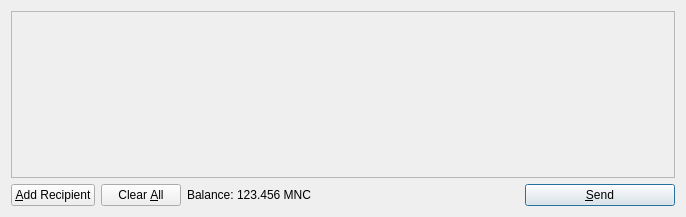
<?xml version="1.0" encoding="UTF-8"?>
<ui version="4.0">
 <class>SendCoinsDialog</class>
 <widget class="QDialog" name="SendCoinsDialog">
  <property name="geometry">
   <rect>
    <x>0</x>
    <y>0</y>
    <width>686</width>
    <height>217</height>
   </rect>
  </property>
  <property name="windowTitle">
   <string>Send Coins</string>
  </property>
  <layout class="QVBoxLayout" name="verticalLayout">
   <item>
    <widget class="QScrollArea" name="scrollArea">
     <property name="widgetResizable">
      <bool>true</bool>
     </property>
     <widget class="QWidget" name="scrollAreaWidgetContents">
      <property name="geometry">
       <rect>
        <x>0</x>
        <y>0</y>
        <width>666</width>
        <height>165</height>
       </rect>
      </property>
      <layout class="QVBoxLayout" name="verticalLayout_2">
       <property name="margin">
        <number>0</number>
       </property>
       <item>
        <layout class="QVBoxLayout" name="entries">
         <property name="spacing">
          <number>6</number>
         </property>
        </layout>
       </item>
       <item>
        <spacer name="verticalSpacer">
         <property name="orientation">
          <enum>Qt::Vertical</enum>
         </property>
         <property name="sizeHint" stdset="0">
          <size>
           <width>20</width>
           <height>40</height>
          </size>
         </property>
        </spacer>
       </item>
      </layout>
     </widget>
    </widget>
   </item>
   <item>
    <layout class="QHBoxLayout" name="horizontalLayout">
     <item>
      <widget class="QPushButton" name="addButton">
       <property name="toolTip">
        <string>Send to multiple recipients at once</string>
       </property>
       <property name="text">
        <string>&amp;Add Recipient</string>
       </property>
       <property name="icon">
        <iconset resource="../bitcoin.qrc">
         <normaloff>:/icons/add</normaloff>:/icons/add</iconset>
       </property>
       <property name="autoDefault">
        <bool>false</bool>
       </property>
      </widget>
     </item>
     <item>
      <widget class="QPushButton" name="clearButton">
       <property name="sizePolicy">
        <sizepolicy hsizetype="Minimum" vsizetype="Fixed">
         <horstretch>0</horstretch>
         <verstretch>0</verstretch>
        </sizepolicy>
       </property>
       <property name="toolTip">
        <string>Remove all transaction fields</string>
       </property>
       <property name="text">
        <string>Clear &amp;All</string>
       </property>
       <property name="icon">
        <iconset resource="../bitcoin.qrc">
         <normaloff>:/icons/remove</normaloff>:/icons/remove</iconset>
       </property>
       <property name="autoRepeatDelay">
        <number>300</number>
       </property>
       <property name="autoDefault">
        <bool>false</bool>
       </property>
      </widget>
     </item>
     <item>
      <layout class="QHBoxLayout" name="horizontalLayout_2">
       <property name="spacing">
        <number>3</number>
       </property>
       <item>
        <widget class="QLabel" name="label">
         <property name="text">
          <string>Balance:</string>
         </property>
        </widget>
       </item>
       <item>
        <widget class="QLabel" name="labelBalance">
         <property name="cursor">
          <cursorShape>IBeamCursor</cursorShape>
         </property>
         <property name="text">
          <string>123.456 MNC</string>
         </property>
         <property name="textInteractionFlags">
          <set>Qt::LinksAccessibleByMouse|Qt::TextSelectableByKeyboard|Qt::TextSelectableByMouse</set>
         </property>
        </widget>
       </item>
      </layout>
     </item>
     <item>
      <spacer name="horizontalSpacer">
       <property name="orientation">
        <enum>Qt::Horizontal</enum>
       </property>
       <property name="sizeHint" stdset="0">
        <size>
         <width>40</width>
         <height>20</height>
        </size>
       </property>
      </spacer>
     </item>
     <item>
      <widget class="QPushButton" name="sendButton">
       <property name="minimumSize">
        <size>
         <width>150</width>
         <height>0</height>
        </size>
       </property>
       <property name="toolTip">
        <string>Confirm the send action</string>
       </property>
       <property name="text">
        <string>&amp;Send</string>
       </property>
       <property name="icon">
        <iconset resource="../bitcoin.qrc">
         <normaloff>:/icons/send</normaloff>:/icons/send</iconset>
       </property>
       <property name="default">
        <bool>true</bool>
       </property>
      </widget>
     </item>
    </layout>
   </item>
  </layout>
 </widget>
 <resources>
  <include location="../bitcoin.qrc"/>
 </resources>
 <connections/>
</ui>
